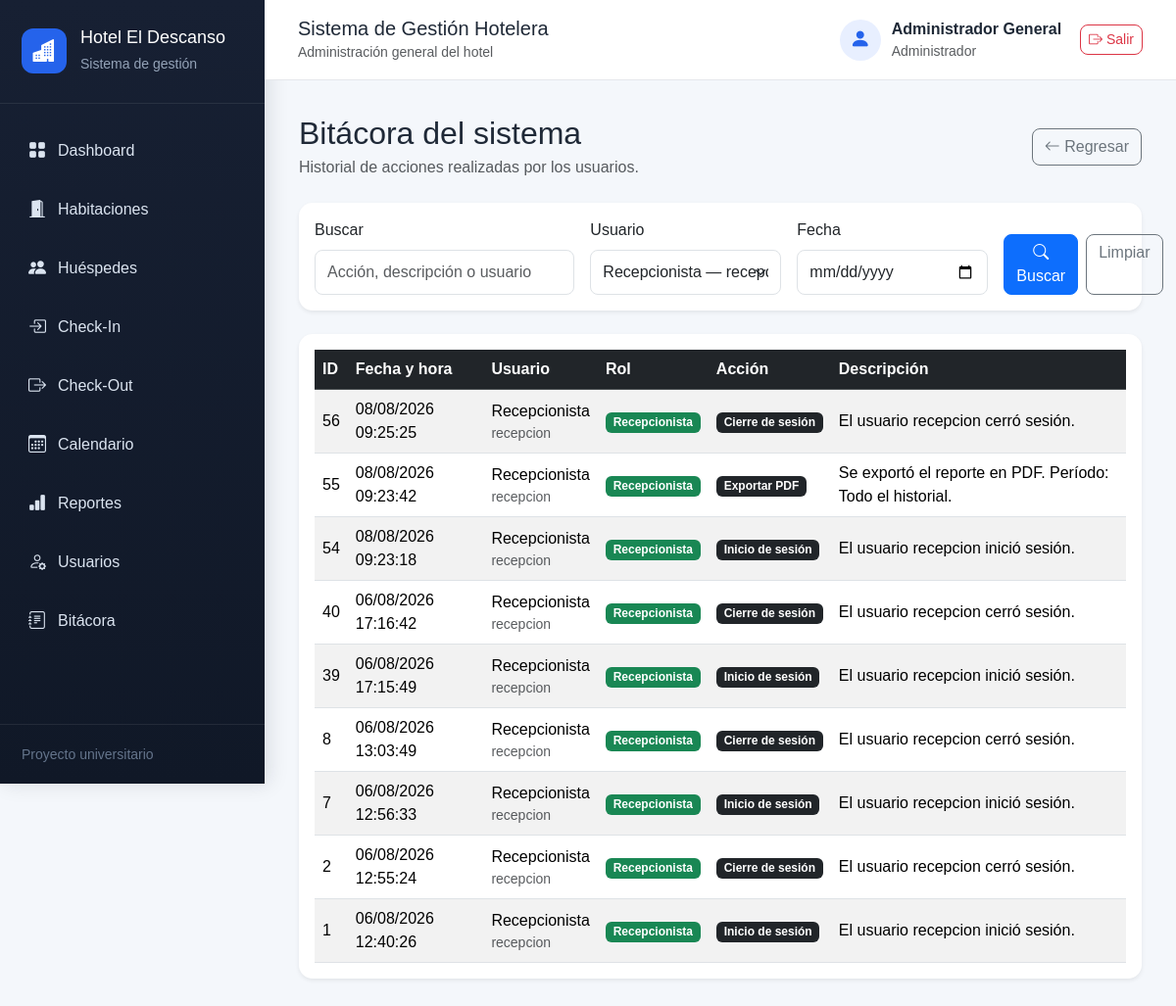
/bitacora?usuario_id=2 (signed in), run on an earlier commit of the app's database.
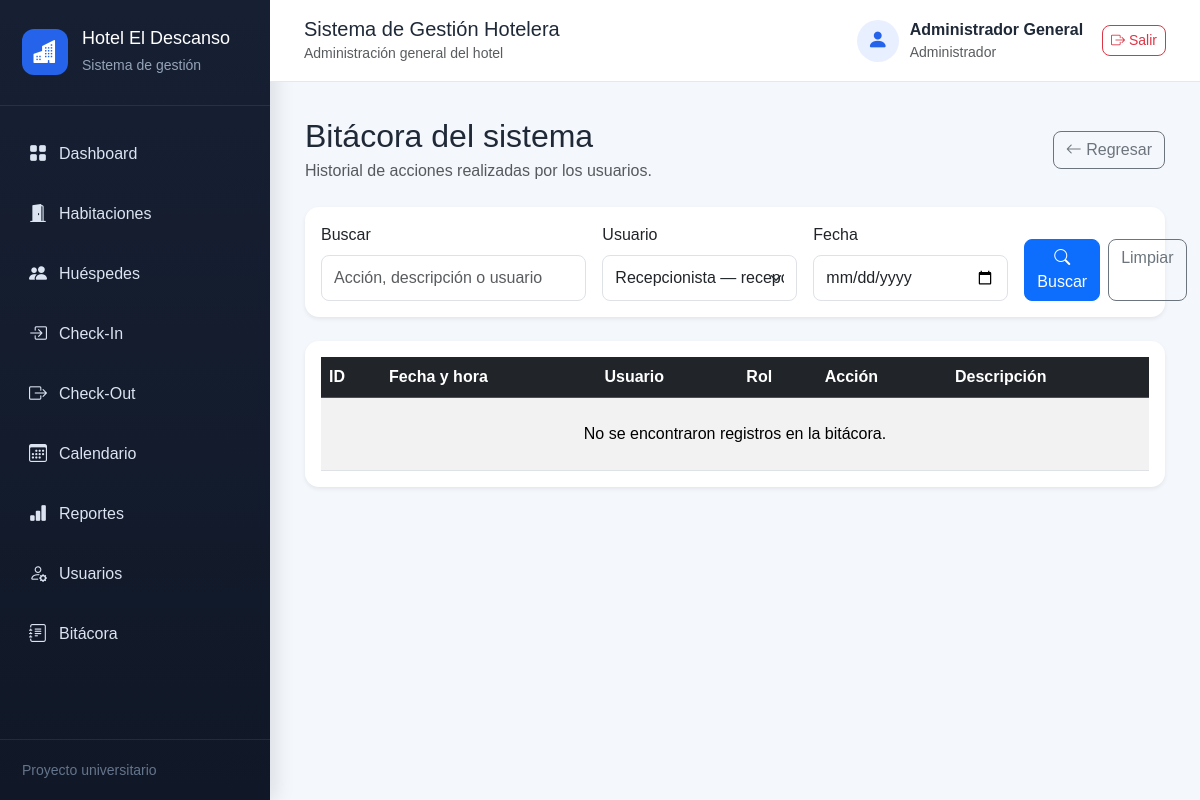
And on a later commit of the database.
### models.py (models this page shows, shortened)
class Usuario(db.Model):
    __tablename__ = "usuarios"
    id = db.Column(
        db.Integer,
        primary_key=True
    )
    nombre = db.Column(
        db.String(100),
        nullable=False
    )
    usuario = db.Column(
        db.String(50),
        unique=True,
        nullable=False
    )
    contrasena_hash = db.Column(
        db.String(255),
        nullable=False
    )
    rol = db.Column(
        db.String(20),
        nullable=False,
        default="Recepcionista"
    )
    activo = db.Column(
        db.Boolean,
        nullable=False,
        default=True
    )
    bitacoras = db.relationship(
        "Bitacora",
        backref="usuario_registro",
        lazy=True
    )

class Bitacora(db.Model):
    __tablename__ = "bitacora"
    id = db.Column(
        db.Integer,
        primary_key=True
    )
    accion = db.Column(
        db.String(100),
        nullable=False
    )
    descripcion = db.Column(
        db.String(255),
        nullable=False
    )
    fecha_hora = db.Column(
        db.DateTime,
        nullable=False,
        default=datetime.now
    )
    usuario_id = db.Column(
        db.Integer,
        db.ForeignKey("usuarios.id"),
        nullable=True
    )

### routes/bitacora.py (the view, shortened to what this page needs)
@bitacora_bp.route("/bitacora")
@solo_administrador
def listar_bitacora():
    busqueda = request.args.get(
        "buscar",
        ""
    ).strip()
    usuario_id = request.args.get(
        "usuario_id",
        ""
    ).strip()
    fecha = request.args.get(
        "fecha",
        ""
    ).strip()
    consulta = Bitacora.query.outerjoin(
        Usuario,
        Bitacora.usuario_id == Usuario.id
    )
    if usuario_id:
        try:
            usuario_id_convertido = int(
                usuario_id
            )
            consulta = consulta.filter(
                Bitacora.usuario_id
                == usuario_id_convertido
            )
        except ValueError:
            flash(
                "El usuario seleccionado no es válido.",
                "warning"
            )
    registros = consulta.order_by(
        Bitacora.fecha_hora.desc()
    ).all()
    usuarios = Usuario.query.order_by(
        Usuario.nombre
    ).all()
    return render_template(
        "bitacora.html",
        registros=registros,
        usuarios=usuarios,
        busqueda=busqueda,
        usuario_seleccionado=usuario_id,
        fecha_seleccionada=fecha
    )

### app.py (called while the page is built)
@app.before_request
def proteger_sistema():
    rutas_publicas = {
        "auth.login",
        "static"
    }
    if request.endpoint is None:
        return None
    if request.endpoint in rutas_publicas:
        return None
    if "usuario_id" not in session:
        return redirect(
            url_for("auth.login")
        )
    return None

### routes/bitacora.py (called while the page is built, shortened)
def solo_administrador(funcion):
    @wraps(funcion)
    def funcion_protegida(*args, **kwargs):
        return funcion(*args, **kwargs)
    return funcion_protegida

### templates/bitacora.html (shortened to what this page needs)
{% extends "base.html" %}
{% block contenido %}
<div class="d-flex justify-content-between align-items-center mb-4">
    <div>
        <h2 class="mb-1">
            Bitácora del sistema
        </h2>
        <p class="text-muted mb-0">
            Historial de acciones realizadas por los usuarios.
        </p>
    </div>
    <a
        href="{{ url_for('dashboard.inicio') }}"
        class="btn btn-outline-secondary"
    >
        <i class="bi bi-arrow-left"></i>
        Regresar
    </a>
</div>
<div class="card shadow-sm mb-4">
    <div class="card-body">
        <form
            method="GET"
            action="{{ url_for('bitacora.listar_bitacora') }}"
            class="row g-3"
        >
            <div class="col-md-4">
                <label
                    for="buscar"
                    class="form-label"
                >
                    Buscar
                </label>
                <input
                    type="text"
                    class="form-control"
                    id="buscar"
                    name="buscar"
                    value="{{ busqueda }}"
                    placeholder="Acción, descripción o usuario"
                >
            </div>
            <div class="col-md-3">
                <label
                    for="usuario_id"
                    class="form-label"
                >
                    Usuario
                </label>
                <select
                    class="form-select"
                    id="usuario_id"
                    name="usuario_id"
                >
                    {% for usuario in usuarios %}
                        <option
                            value="{{ usuario.id }}"
                            {% if usuario_seleccionado == usuario.id|string %}
                                selected
                            {% endif %}
                        >
                            {{ usuario.nombre }} — {{ usuario.usuario }}
                        </option>
                    {% endfor %}
                </select>
            </div>
            <div class="col-md-3">
                <label
                    for="fecha"
                    class="form-label"
                >
                    Fecha
                </label>
                <input
                    type="date"
                    class="form-control"
                    id="fecha"
                    name="fecha"
                    value="{{ fecha_seleccionada }}"
                >
            </div>
            <div class="col-md-2 d-flex align-items-end">
                <div class="d-flex gap-2">
                    <button
                        type="submit"
                        class="btn btn-primary"
                    >
                        <i class="bi bi-search"></i>
                        Buscar
                    </button>
                    <a
                        href="{{ url_for('bitacora.listar_bitacora') }}"
                        class="btn btn-outline-secondary"
                    >
                        Limpiar
                    </a>
                </div>
            </div>
        </form>
    </div>
</div>
<div class="card shadow-sm">
    <div class="card-body">
        <div class="table-responsive">
            <table class="table table-striped table-hover align-middle mb-0">
                <thead class="table-dark">
                    <tr>
                        <th>ID</th>
                        <th>Fecha y hora</th>
                        <th>Usuario</th>
                        <th>Rol</th>
                        <th>Acción</th>
                        <th>Descripción</th>
                    </tr>
                </thead>
                <tbody>
                    {% for registro in registros %}
                        <tr>
                            <td>
                                {{ registro.id }}
                            </td>
                            <td>
                                {{ registro.fecha_hora.strftime("%d/%m/%Y %H:%M:%S") }}
                            </td>
                            <td>
                                {% if registro.usuario_registro %}
                                    {{ registro.usuario_registro.nombre }}
                                    <small class="d-block text-muted">
                                        {{ registro.usuario_registro.usuario }}
                                    </small>
                                {% else %}
                                    <span class="text-muted">
                                        Sistema
                                    </span>
                                {% endif %}
                            </td>
                            <td>
                                {% if registro.usuario_registro %}
                                    {% if registro.usuario_registro.rol == "Administrador" %}
                                        <span class="badge bg-primary">
                                            Administrador
                                        </span>
                                    {% else %}
                                        <span class="badge bg-success">
                                            Recepcionista
                                        </span>
                                    {% endif %}
                                {% else %}
                                    <span class="badge bg-secondary">
                                        Sistema
                                    </span>
                                {% endif %}
                            </td>
                            <td>
                                <span class="badge bg-dark">
                                    {{ registro.accion }}
                                </span>
                            </td>
                            <td>
                                {{ registro.descripcion }}
                            </td>
                        </tr>
                    {% else %}
                        <tr>
                            <td
                                colspan="6"
                                class="text-center py-4"
                            >
                                No se encontraron registros en la bitácora.
                            </td>
                        </tr>
                    {% endfor %}
                </tbody>
            </table>
        </div>
    </div>
</div>
{% endblock %}

### templates/base.html (shortened to what this page needs)
<!DOCTYPE html>
<html lang="es">
<head>
    <link
        href="https://cdn.jsdelivr.net/npm/bootstrap@5.3.3/dist/css/bootstrap.min.css"
        rel="stylesheet"
    >
    <link
        rel="stylesheet"
        href="https://cdn.jsdelivr.net/npm/bootstrap-icons@1.11.3/font/bootstrap-icons.min.css"
    >
    <link
        rel="stylesheet"
        href="{{ url_for('static', filename='css/estilos.css') }}"
    >
</head>
<body>
<div class="contenedor-principal">
    <aside class="sidebar">
        <div class="sidebar-encabezado">
            <div class="logo-hotel">
                <i class="bi bi-buildings-fill"></i>
            </div>
            <div>
                <h4>Hotel El Descanso</h4>
                <small>Sistema de gestión</small>
            </div>
        </div>
        <nav class="sidebar-menu">
            <a href="{{ url_for('dashboard.inicio') }}">
                <i class="bi bi-grid-fill"></i>
                Dashboard
            </a>
            <a href="{{ url_for('habitaciones.listar_habitaciones') }}">
                <i class="bi bi-door-open-fill"></i>
                Habitaciones
            </a>
            <a href="{{ url_for('huespedes.listar_huespedes') }}">
                <i class="bi bi-people-fill"></i>
                Huéspedes
            </a>
            <a href="{{ url_for('reservas.checkin') }}">
                <i class="bi bi-box-arrow-in-right"></i>
                Check-In
            </a>
            <a href="{{ url_for('reservas.checkout') }}">
    <i class="bi bi-box-arrow-right"></i>
    Check-Out
</a>
<a href="{{ url_for('calendario.mostrar_calendario') }}">
    <i class="bi bi-calendar3"></i>
    Calendario
</a>
<a href="{{ url_for('reportes.mostrar_reportes') }}">
    <i class="bi bi-bar-chart-fill"></i>
    Reportes
</a>
{% if session.get("rol") == "Administrador" %}
    <a href="{{ url_for('usuarios.listar_usuarios') }}">
        <i class="bi bi-person-gear"></i>
        Usuarios
    </a>
    <a href="{{ url_for('bitacora.listar_bitacora') }}">
        <i class="bi bi-journal-text"></i>
        Bitácora
    </a>
{% endif %}
        </nav>
        <div class="sidebar-pie">
            <small>Proyecto universitario</small>
        </div>
    </aside>
    <main class="contenido">
        <header class="barra-superior">
            <div>
                <h5 class="mb-0">Sistema de Gestión Hotelera</h5>
                <small class="text-muted">
                    Administración general del hotel
                </small>
            </div>
            <div class="usuario">
    <div class="usuario-icono">
        <i class="bi bi-person-fill"></i>
    </div>
   <div>
    <strong>
        {{ session.get("nombre_usuario", "Usuario") }}
    </strong>
    <small class="text-muted">
        {{ session.get("rol", "") }}
    </small>
</div>
    <a
        href="{{ url_for('auth.logout') }}"
        class="btn btn-outline-danger btn-sm ms-2"
        title="Cerrar sesión"
    >
        <i class="bi bi-box-arrow-right"></i>
        Salir
    </a>
</div>
        </header>
        <section class="contenido-pagina">
            {% block contenido %}
            {% endblock %}
        </section>
    </main>
</div>
</body>
</html>

### static/css/estilos.css (style rules this page uses)
* { box-sizing: border-box; }
body { margin: 0; background-color: #f4f7fb; font-family: Arial, Helvetica, sans-serif; color: #1f2937; }
.contenedor-principal { display: flex; min-height: 100vh; }
.sidebar { width: 270px; min-height: 100vh; background: linear-gradient(180deg, #172033 0%, #101827 100%); color: white; position: fixed; top: 0; left: 0; display: flex; flex-direction: column; box-shadow: 4px 0 20px rgba(15, 23, 42, 0.12); }
.sidebar-encabezado { display: flex; align-items: center; gap: 14px; padding: 28px 22px; border-bottom: 1px solid rgba(255, 255, 255, 0.08); }
.logo-hotel { width: 46px; height: 46px; border-radius: 12px; background-color: #2563eb; display: flex; justify-content: center; align-items: center; font-size: 23px; }
.sidebar-encabezado h4 { margin: 0 0 3px; font-size: 18px; }
.sidebar-encabezado small { color: #94a3b8; }
.sidebar-menu { padding: 22px 14px; flex: 1; }
.sidebar-menu a { display: flex; align-items: center; gap: 12px; padding: 13px 15px; margin-bottom: 7px; color: #dbe4f0; text-decoration: none; border-radius: 9px; transition: all 0.2s ease; }
.sidebar-menu a i { font-size: 18px; }
.sidebar-pie { padding: 18px 22px; color: #64748b; border-top: 1px solid rgba(255, 255, 255, 0.08); }
.contenido { width: calc(100% - 270px); margin-left: 270px; }
.barra-superior { min-height: 82px; padding: 14px 34px; background-color: white; border-bottom: 1px solid #e5e7eb; display: flex; align-items: center; justify-content: space-between; position: sticky; top: 0; z-index: 10; }
.usuario { display: flex; align-items: center; gap: 11px; }
.usuario-icono { width: 42px; height: 42px; border-radius: 50%; background-color: #e8efff; color: #2563eb; display: flex; align-items: center; justify-content: center; font-size: 21px; }
.usuario small { display: block; color: #6b7280; }
.contenido-pagina { padding: 35px; }
.card { border: none; border-radius: 14px; }
.table { margin-bottom: 0; }
.table th, .table td { vertical-align: middle; }
.btn { border-radius: 8px; }
.form-control, .form-select { border-radius: 8px; padding: 10px 12px; }

What changed in the data, as far as the page shows it:
removed Bitacora: id "56", fecha_hora "08/08/2026 09:25:25", usuario_registro.nombre "Recepcionista", usuario_registro.usuario "recepcion", accion "Cierre de sesión", descripcion "El usuario recepcion cerró sesión."
removed Bitacora: id "55", fecha_hora "08/08/2026 09:23:42", usuario_registro.nombre "Recepcionista", usuario_registro.usuario "recepcion", accion "Exportar PDF", descripcion "Se exportó el reporte en PDF. Período: Todo el historial."
removed Bitacora: id "54", fecha_hora "08/08/2026 09:23:18", usuario_registro.nombre "Recepcionista", usuario_registro.usuario "recepcion", accion "Inicio de sesión", descripcion "El usuario recepcion inició sesión."
removed Bitacora: id "40", fecha_hora "06/08/2026 17:16:42", usuario_registro.nombre "Recepcionista", usuario_registro.usuario "recepcion", accion "Cierre de sesión", descripcion "El usuario recepcion cerró sesión."
removed Bitacora: id "39", fecha_hora "06/08/2026 17:15:49", usuario_registro.nombre "Recepcionista", usuario_registro.usuario "recepcion", accion "Inicio de sesión", descripcion "El usuario recepcion inició sesión."
removed Bitacora: id "8", fecha_hora "06/08/2026 13:03:49", usuario_registro.nombre "Recepcionista", usuario_registro.usuario "recepcion", accion "Cierre de sesión", descripcion "El usuario recepcion cerró sesión."
removed Bitacora: id "7", fecha_hora "06/08/2026 12:56:33", usuario_registro.nombre "Recepcionista", usuario_registro.usuario "recepcion", accion "Inicio de sesión", descripcion "El usuario recepcion inició sesión."
removed Bitacora: id "2", fecha_hora "06/08/2026 12:55:24", usuario_registro.nombre "Recepcionista", usuario_registro.usuario "recepcion", accion "Cierre de sesión", descripcion "El usuario recepcion cerró sesión."
removed Bitacora: id "1", fecha_hora "06/08/2026 12:40:26", usuario_registro.nombre "Recepcionista", usuario_registro.usuario "recepcion", accion "Inicio de sesión", descripcion "El usuario recepcion inició sesión."
Also different on the page:
text now shown: "No se encontraron registros en la bitácora."
